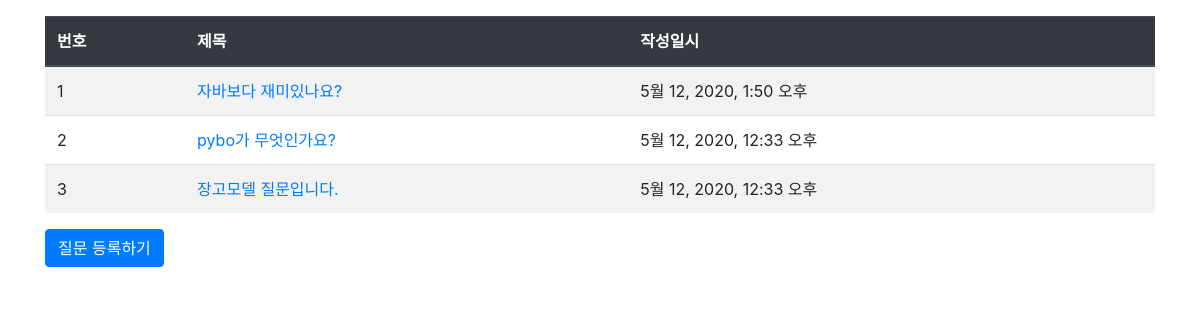
Page /pybo/ on the earlier database version.
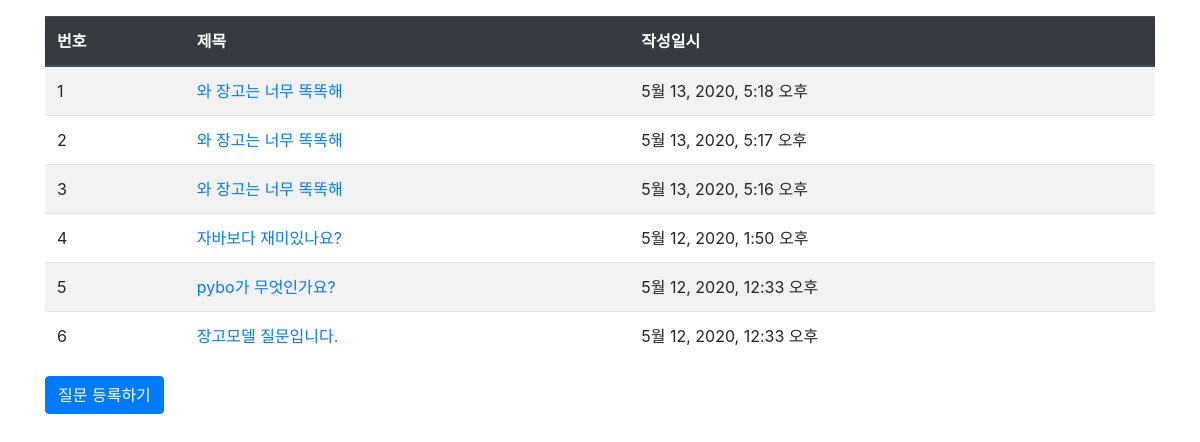
Same page on the later database version.
### pybo/models.py (models this page shows, shortened)
class Question(models.Model):
    subject = models.CharField(max_length=200)
    content = models.TextField()
    create_date = models.DateTimeField()

### pybo/views.py (the view)
# urls.py: path('', views.index),
def index(request):
    question_list = Question.objects.order_by('-create_date')
    context = {'question_list': question_list}
    return render(request, 'pybo/question_list.html', context)

### templates/pybo/question_list.html
{% extends 'base.html' %}
{% block content %}
<div class="container my-3">
    <table class="table table-striped">
        <thead>
            <tr class="thead-dark">
                <th>번호</th>
                <th>제목</th>
                <th>작성일시</th>
            </tr>
        </thead>
        <tbody>
            {% if question_list %}
            {% for question in question_list %}
            <tr>
                <td>{{ forloop.counter }}</td>
                <td>
                    <a href="{% url 'pybo:detail' question.id %}">{{ question.subject }}</a>
                </td>
                <td>{{ question.create_date }}</td>
            </tr>
            {% endfor %}
            {% else %}
            <tr>
                <td colspan="3">질문이 없습니다.</td>
            </tr>
            {% endif %}
        </tbody>
    </table>
    <a href="{% url 'pybo:question_create' %}" class='btn btn-primary'> 질문 등록하기 </a>
</div>
{% endblock %}

Differences in the rows shown:
added Question: subject "와 장고는 너무 똑똑해", create_date "5월 13, 2020, 5:18 오후"
added Question: subject "와 장고는 너무 똑똑해", create_date "5월 13, 2020, 5:17 오후"
added Question: subject "와 장고는 너무 똑똑해", create_date "5월 13, 2020, 5:16 오후"
